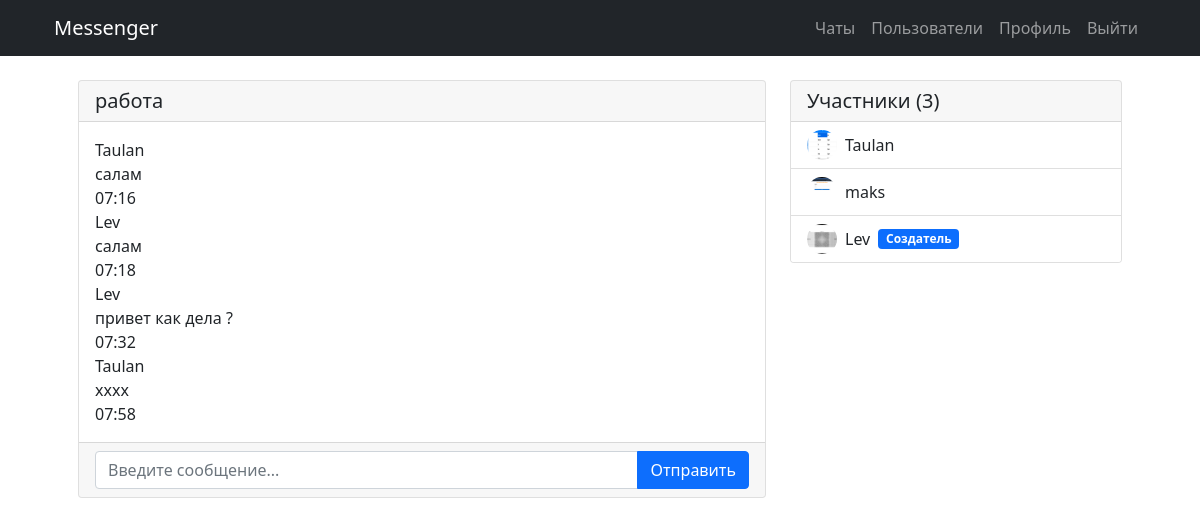
Screenshot of /chat/работа/ (signed in) with the database file from the repository.
### chat/models.py (models this page shows, shortened)
class Chat(models.Model):
    name = models.CharField(max_length=255, unique=True)
    users = models.ManyToManyField(User, related_name='chats')
    created_at = models.DateTimeField(auto_now_add=True)
    created_by = models.ForeignKey(User, on_delete=models.CASCADE, related_name='created_chats')
    is_group = models.BooleanField(default=True)

class Message(models.Model):
    chat = models.ForeignKey(Chat, on_delete=models.CASCADE, related_name='messages')
    user = models.ForeignKey(User, on_delete=models.CASCADE)
    content = models.TextField()
    timestamp = models.DateTimeField(auto_now_add=True)
    edited = models.BooleanField(default=False)
    class Meta:
        ordering = ['timestamp']

class UserProfile(models.Model):
    user = models.OneToOneField(User, on_delete=models.CASCADE, related_name='profile')
    avatar = models.ImageField(
        upload_to='avatars/',
        blank=True,
        null=True,
        default='avatars/default.png'
    )
    bio = models.TextField(max_length=500, blank=True)

### chat/views.py (the view)
# urls.py: path('chat/<str:room_name>/', views.chat_room, name='chat_room'),
@login_required
def chat_room(request, room_name):
    try:
        chat = Chat.objects.get(name=room_name)
        if request.user not in chat.users.all():
            return redirect('index')
        chat_messages = Message.objects.filter(chat=chat).order_by('timestamp')
        available_users = User.objects.exclude(
            id__in=chat.users.values_list('id', flat=True)
        ).exclude(id=request.user.id)
        return render(request, 'chat/chat_room.html', {
            'room_name': room_name,
            'chat_messages': chat_messages,
            'chat': chat,
            'available_users': available_users
        })
    except Chat.DoesNotExist:
        messages.error(request, f'Чат "{room_name}" не существует')
        return redirect('index')

### chat/templates/chat/chat_room.html (shortened to what this page needs)
{% extends 'flatpages/default.html' %}
{% load widget_tweaks %}
{% block content %}
<div class="container mt-4">
    <div class="row">
        <div class="col-md-8">
            <div class="card">
                <div class="card-header d-flex justify-content-between align-items-center">
                    <h5 class="mb-0">{{ room_name }}</h5>
                </div>
                <div class="card-body chat-messages" id="chat-messages">
                    {% for message in chat_messages %}
                        <div class="message {% if message.user == request.user %}message-own{% endif %}">
                            <div class="message-user">{{ message.user.username }}</div>
                            <div class="message-content">{{ message.content }}</div>
                            <div class="message-time">{{ message.timestamp|date:"H:i" }}</div>
                        </div>
                    {% endfor %}
                </div>
                <div class="card-footer">
                    <div class="input-group">
                        <input type="text" id="chat-message-input" class="form-control" placeholder="Введите сообщение...">
                        <button id="chat-message-submit" class="btn btn-primary">Отправить</button>
                    </div>
                </div>
            </div>
        </div>
        <div class="col-md-4">
            <div class="card">
                <div class="card-header">
                    <h5 class="mb-0">Участники ({{ chat.users.count }})</h5>
                </div>
                <div class="list-group list-group-flush">
                    {% for user in chat.users.all %}
                        <div class="list-group-item d-flex justify-content-between align-items-center">
                            <div class="d-flex align-items-center">
                                {% if user.profile.avatar %}
                                    <img src="{{ user.profile.avatar.url }}" class="rounded-circle me-2" style="width: 30px; height: 30px; object-fit: cover;">
                                {% endif %}
                                {{ user.username }}
                                {% if user == chat.created_by %}
                                    <span class="badge bg-primary ms-2">Создатель</span>
                                {% endif %}
                            </div>
                        </div>
                    {% endfor %}
                </div>
            </div>
        </div>
    </div>
</div>
<link rel="stylesheet" href="https://cdnjs.cloudflare.com/ajax/libs/font-awesome/5.15.4/css/all.min.css">
{% endblock %}

### chat/templates/flatpages/default.html (shortened to what this page needs)
{% load static %}
<!DOCTYPE html>
<html lang="en">
    <head>
        <link href="https://cdn.jsdelivr.net/npm/bootstrap@5.3.0/dist/css/bootstrap.min.css" rel="stylesheet">
        <link href="{% static 'css/styles.css' %}" rel="stylesheet">
    </head>
    <body>
        <nav class="navbar navbar-expand-lg navbar-dark bg-dark">
            <div class="container">
                <a class="navbar-brand" href="{% url 'index' %}">Messenger</a>
                {% if user.is_authenticated %}
                    <div class="navbar-nav">
                        <a class="nav-link" href="{% url 'index' %}">Чаты</a>
                        <a class="nav-link" href="{% url 'user_list' %}">Пользователи</a>
                        <a class="nav-link" href="{% url 'profile' %}">Профиль</a>
                        <a class="nav-link" href="{% url 'logout' %}">Выйти</a>
                    </div>
                {% endif %}
            </div>
        </nav>
        <div class="container mt-4">
            {% block content %}
            {% endblock %}
        </div>
    </body>
</html>

### rows the page displays
Chat: name "работа", users.count "3"
Message: user.username "Taulan", content "салам", timestamp "07:16"
Message: user.username "Lev", content "cалам", timestamp "07:18"
Message: user.username "Lev", content "привет как дела ?", timestamp "07:32"
Message: user.username "Taulan", content "xxxx", timestamp "07:58"

### other values shown
{{ user.username }} "Taulan"
{{ user.username }} "maks"
{{ user.username }} "Lev"
